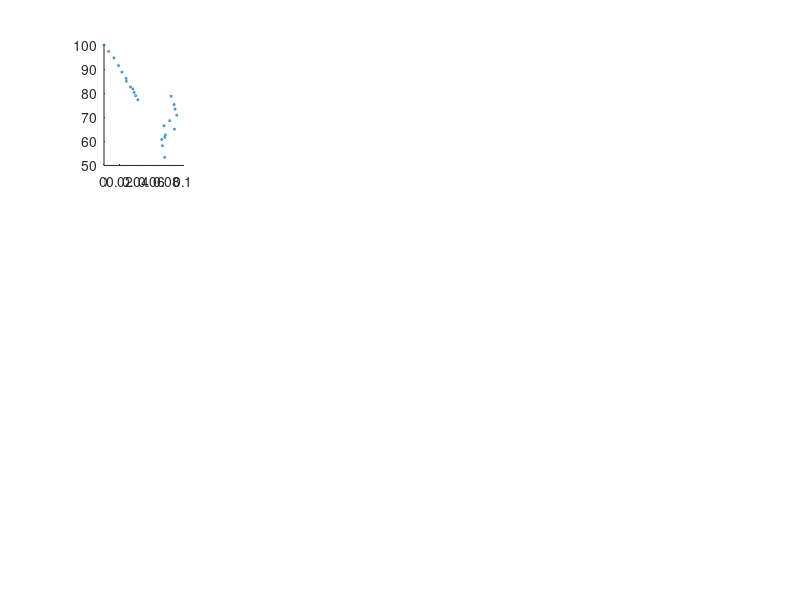

MATLAB code for this plot: (Note: this script raises an error after producing the figure.)
%%%%%%%%%%%%%%%%%%%%%%%%%%%%%%%%%%%%%%%%%%%%%%%%%%%%%%%%%%%%%%%%%%%%%%%%%%%
% Copyright @ 2022 Stanford Energy Control Laboratory (PI: simona onori), 
% Stanford University. All Rights Reserved. 
%
% FILE CONTENT >> Plotting SOH vs. features
%
% Developed by Aki Takahashi 
%%%%%%%%%%%%%%%%%%%%%%%%%%%%%%%%%%%%%%%%%%%%%%%%%%%%%%%%%%%%%%%%%%%%%%%%%%%

%% set up work environment
clearvars
clc
close all
%% specify settings for running program

names = {'LFP'; 'NMC'; 'LCO'};

name = names{3}; %choose chemistry

if(strcmp(name, 'LFP'))
    load('LFP/CCCVData_LFP.mat');
    cellNum = 4;  
elseif(strcmp(name, 'NMC'))
    load('NMC/CCCVData_NMC.mat');
    currList = {};
    cellNum = 4;
else
    load('LCO/CCCVData_LCO.mat');  
    cellNum = 7;
end

totalCells = length(socList);


%%
m = totalCells;
P = 0.7;
cutEnd = 0;
cycleList = [];

%eliminate current data for currList
yTrain = cell2mat(socList(cellNum));
if(strcmp(name, 'NMC'))
    xTrain = [cell2mat(resList(cellNum,1:7)) ];   
    rows = 2; 
    featureNum = 7;
else
    xTrain = [cell2mat(resList(cellNum,1:7)) cell2mat(currList(cellNum,1:7)) ];   
    rows = 3;
    featureNum = 14;
end

load('heatmapLabels');

%plot features in subplots
figure
for i = 1:featureNum
    
    subplot(rows,5,i);
    scatter(xTrain(:,i), yTrain, 2);
    xlabel(strjoin(['$\mathrm{' heatmapLabels(i) '}$']), 'interpreter', 'latex');
    if(mod(i,5) == 1)
        ylabel('SOH [\%]');
    end    
    box on
    grid on
    set(gca,'Fontsize',20);
    xlim([-inf inf]);
    
end
set(findall(gcf,'-property','interpreter'),'interpreter','latex')
set(findall(gcf,'-property','ticklabelinterpreter'),'ticklabelinterpreter','latex')
pos = [0 0 560*3.2   420*rows*1.5];
set(gcf, 'position', pos);

